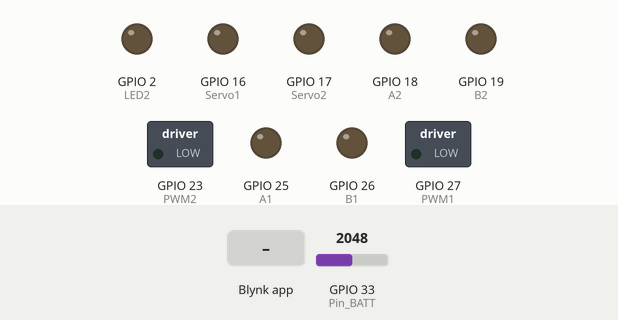
This sketch was run on a simulated ESP32. Shown: switched loads named in the sketch (green lamp = pin HIGH), output pins drawn as LEDs (lit = HIGH). Dashed ring = blinking. The test bench sets the inputs (shaded band); at power-on: GPIO 33 (Pin_BATT) = 2048. WiFi joins after 1.5 s; servers stay silent unless stated; what the sketch prints to the serial monitor is not drawn.

Above: at 3.0 s.
3.1 s: Blynk app writes 1 to V8
At 3.45 s:
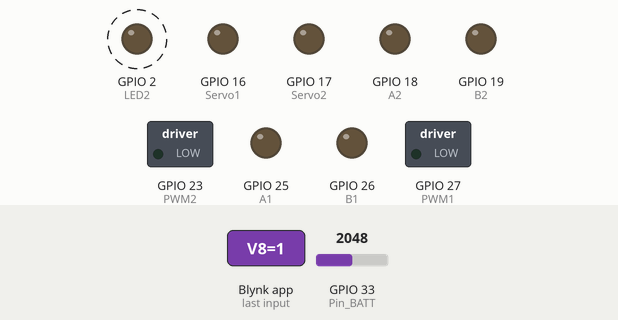
6.1 s: Blynk app writes 1 to V0
At 6.21 s:
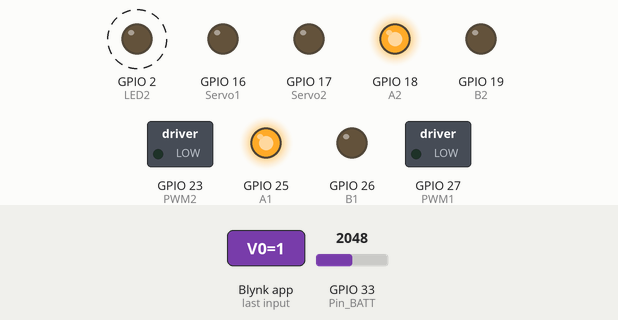
9.1 s: Blynk app writes 0 to V0
At 9.22 s:
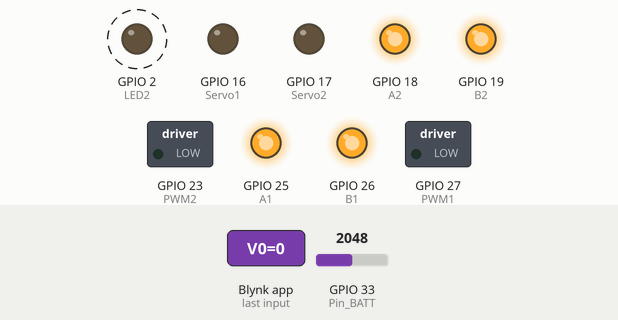
12.1 s: Blynk app writes 1 to V1
At 12.24 s:
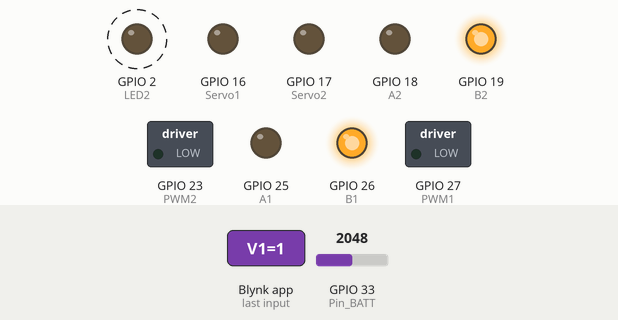
15.1 s: Blynk app writes 1 to V2
At 15.25 s:
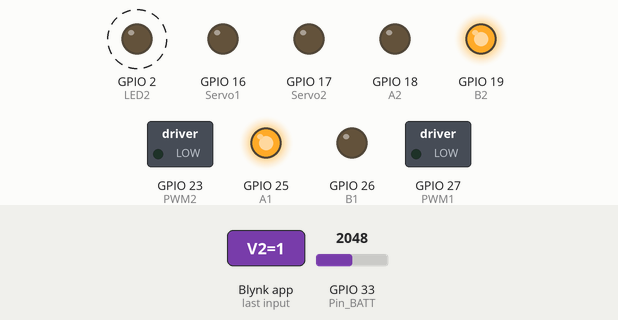
18.1 s: Blynk app writes 1 to V3
At 18.26 s:
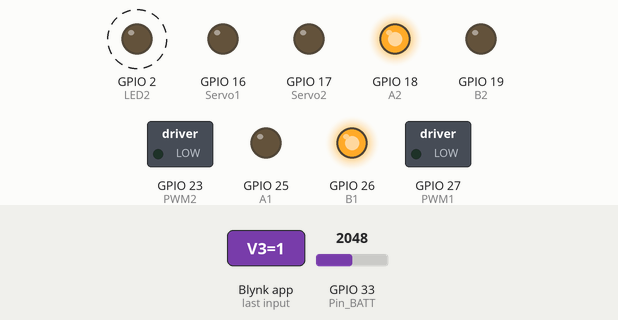
Timing chart, 0 to 22.1 s (numbered marks = the images above; inputs shaded):
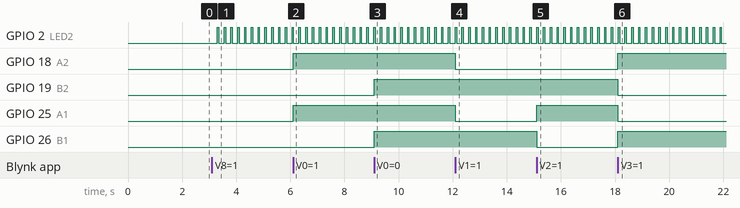

Measured:
- after the input at 3.1 s, GPIO 2 (LED2): alternates HIGH for 0.05 s and LOW for 0.20 s, starting after 0.20 s
- after the input at 6.1 s, GPIO 18 (A2), GPIO 25 (A1): LOW → HIGH at once
- after the input at 9.1 s, GPIO 19 (B2), GPIO 26 (B1): LOW → HIGH at once
- after the input at 12.1 s, GPIO 18 (A2), GPIO 25 (A1): HIGH → LOW at once
- after the input at 15.1 s, GPIO 25 (A1): LOW → HIGH at once; GPIO 26 (B1): HIGH → LOW at once
- after the input at 18.1 s, GPIO 18 (A2), GPIO 26 (B1): LOW → HIGH at once; GPIO 19 (B2), GPIO 25 (A1): HIGH → LOW at once

The sketch:

MR32-BOT_test.ino
```cpp
#include <Wire.h>
#include <BlynkSimpleEsp32_BLE.h>
#include <BLEDevice.h>
#include <BLEServer.h>

#define BLYNK_PRINT Serial

#define BLYNK_USE_DIRECT_CONNECT

#define COUNT_LOW 1638
#define COUNT_HIGH 7864
#define TIMER_WIDTH 16

#define LED2    2
#define A1      25
#define B1      26
#define PWM1    27
#define A2      18
#define B2      19
#define PWM2    23
#define SW1     4
#define SW2     5
#define Pin_BATT 33
#define Servo1 16
#define Servo2 17

static const int servosPins[2] = {16, 17};

// You should get Auth Token in the Blynk App.
// Go to the Project Settings (nut icon).
char auth[] = "vr1IHeY87lRaX4Ni02XW33Uq8txX-Kad";
int PWM_blynk = 0;
float batt;
float filterConstant = 0.975; // filter constant
float newVal = 0.0 ;
float sensorVal = 0.0;

float R1 = 22000.00;
float R2 = 22000.00;

unsigned long currentMillisLED2;
unsigned long LED2Millis; // when button was released
unsigned long LED2OnDelay; // wait to turn on LED
bool ledState2 = false;
bool onLED2 = false;

unsigned long currentMillisLoop;
unsigned long LoopMillis; // when button was released
unsigned long LoopOnDelay; // wait to turn on LED
unsigned long LoopOffDelay; // wait to turn on LED
unsigned long ledTurnedOnAt; // when led was turned on
bool ledReady = false;
bool onLoop = false;
bool statL = false;
bool ledstate = false;

float smooth(float data, float filterVal, float smoothedVal) {
  smoothedVal = (data * (1 - filterVal)) + (smoothedVal  *  filterVal);
  return smoothedVal;
}

float Batt_meter() {
  float VoutBat = 0.00;
  float VinBat = 0.00;
  int V_Batt_Value = 0;
  //V_Batt_Value = analogRead(Pin_BATT);
  sensorVal = analogRead(Pin_BATT);
  newVal = smooth(sensorVal, filterConstant, newVal);
  V_Batt_Value = newVal;
  VoutBat = (V_Batt_Value * 3.535) / 4095.00; // formula for calculating voltage out i.e. V+, here 5.00
  VinBat = VoutBat / (R2 / (R1 + R2)); // formula for calculating voltage in i.e. GND
  return (VinBat);
}

//********************** LED Blink delay millis function ***********************

void LED2_blink() {
  currentMillisLED2 = millis();
  if (onLED2 == true) {
    LED2Millis = currentMillisLED2;
    ledState2 = true;
    onLED2 = false;
  }
  if (ledState2 == true) {
    digitalWrite(LED2, HIGH);
    //Control_Output(DCOUT1, ON);
    if ((unsigned long)(currentMillisLED2 - LED2Millis) >= LED2OnDelay) {
      digitalWrite(LED2, LOW);
      //Control_Output(DCOUT1, OFF);
      ledState2 = false;
    }
  }
}

void LED2_Blinlkloop() {
  currentMillisLoop = millis();
  if (onLoop == true) {
    if (statL == false) {
      LoopMillis = currentMillisLoop;
      statL = true;
      ledReady = true;
    }
  }
  else {
    ledReady = false;
    statL = false;
  }

  if (ledReady == true) {
    if ((unsigned long)(currentMillisLoop - LoopMillis) >= LoopOnDelay) {
      digitalWrite(LED2, HIGH);
      //Control_Output(DCOUT1, ON);
      //Serial.println("*** LED2 ON *****");
      ledstate = true;
      ledTurnedOnAt = currentMillisLoop;
      ledReady = false;
    }
  }
  if (ledstate == true) {
    if ((unsigned long)(currentMillisLoop - ledTurnedOnAt) >= LoopOffDelay) {
      digitalWrite(LED2, LOW);
      //Control_Output(DCOUT1, OFF);
      //Serial.println("*** LED2 oFF *****");
      ledstate = false;
      statL = false;
    }
  }
}

void LED2_onBlinlk(unsigned long timeBlink) {
  onLED2 = true;
  LED2OnDelay = timeBlink;
}

void LED2_on_Blinlkloop(unsigned long timeOn , unsigned long timeOff) {
  onLoop = true;
  LoopOnDelay = timeOn;
  LoopOffDelay = timeOff;
}

void LED2_off_Blinlkloop() {
  onLoop = false;
  digitalWrite(LED2, LOW);
}

//***********************************************************************************


//-----------Motor_1-----------
void motor1_forword(byte pwm) {
  digitalWrite(A1, HIGH);
  digitalWrite(B1, LOW);
  ledcWrite(0, pwm);
}

void motor1_backword(byte pwm) {
  digitalWrite(A1, LOW);
  digitalWrite(B1, HIGH);
  ledcWrite(0, pwm);
}

void motor1_stop() {
  digitalWrite(A1, HIGH);
  digitalWrite(B1, HIGH);
  ledcWrite(0, 0);
}
//-----------Motor_2-----------
void motor2_forword(byte pwm) {
  digitalWrite(A2, HIGH);
  digitalWrite(B2, LOW);
  ledcWrite(1, pwm);
}

void motor2_backword(byte pwm) {
  digitalWrite(A2, LOW);
  digitalWrite(B2, HIGH);
  ledcWrite(1, pwm);
}
void motor2_stop() {
  digitalWrite(A2, HIGH);
  digitalWrite(B2, HIGH);
  ledcWrite(1, 0);
}

void setup() {
  Serial.begin(115200);
  Wire.begin();

  pinMode(LED2, OUTPUT);
  pinMode(A1, OUTPUT);
  pinMode(B1, OUTPUT);
  pinMode(A2, OUTPUT);
  pinMode(B2, OUTPUT);
  pinMode(SW1, INPUT);
  pinMode(SW2, INPUT);

  ledcSetup(0, 1000, 8);
  ledcAttachPin(PWM1, 0);

  ledcSetup(1, 1000, 8);
  ledcAttachPin(PWM2, 1);

  ledcSetup(3, 50, TIMER_WIDTH); // channel 3, 50 Hz, 16-bit width
  ledcAttachPin(Servo1, 3);   // GPIO 16 assigned to channel 3

  ledcSetup(4, 50, TIMER_WIDTH); // channel 4, 50 Hz, 16-bit width
  ledcAttachPin(Servo2, 4);   // GPIO 17 assigned to channel 4


  Serial.println("Waiting for connections...");
  Blynk.setDeviceName("MR32-BOT BLE");
  Blynk.begin(auth);
  Serial.println("MTB MR32-BOT Start");
}

void loop() {
  LED2_blink();
  LED2_Blinlkloop();
  Blynk.run();
  batt = Batt_meter();
}

BLYNK_WRITE(V0)
{
  if (param[0] == 1) {
    motor1_forword(PWM_blynk);
    motor2_forword(PWM_blynk);
  }
  else {
    motor1_stop();
    motor2_stop();
  }
}

BLYNK_WRITE(V1)
{
  if (param[0] == 1) {
    motor1_backword(PWM_blynk);
    motor2_backword(PWM_blynk);
  }
  else {
    motor1_stop();
    motor2_stop();
  }
}

BLYNK_WRITE(V2)
{
  if (param[0] == 1) {
    motor1_forword(PWM_blynk);
    motor2_backword(PWM_blynk);
  }
  else {
    motor1_stop();
    motor2_stop();
  }
}

BLYNK_WRITE(V3)
{
  if (param[0] == 1) {
    motor2_forword(PWM_blynk);
    motor1_backword(PWM_blynk);
  }
  else {
    motor1_stop();
    motor2_stop();
  }
}

BLYNK_WRITE(V4)
{
  PWM_blynk = param[0].asInt();
}

BLYNK_READ(V5)
{
  Blynk.virtualWrite(V5, batt);
}

BLYNK_WRITE(V6)
{
  ledcWrite(3, map(param[0].asInt(), 0, 180, COUNT_LOW, COUNT_HIGH));
}

BLYNK_WRITE(V7)
{
  ledcWrite(4, map(param[0].asInt(), 0, 180, COUNT_LOW, COUNT_HIGH));
}

BLYNK_WRITE(V8)
{
  if (param[0].asInt() == 1) {
    LED2_on_Blinlkloop(200, 50);
  }
  else {
    LED2_off_Blinlkloop();
  }
}
```
